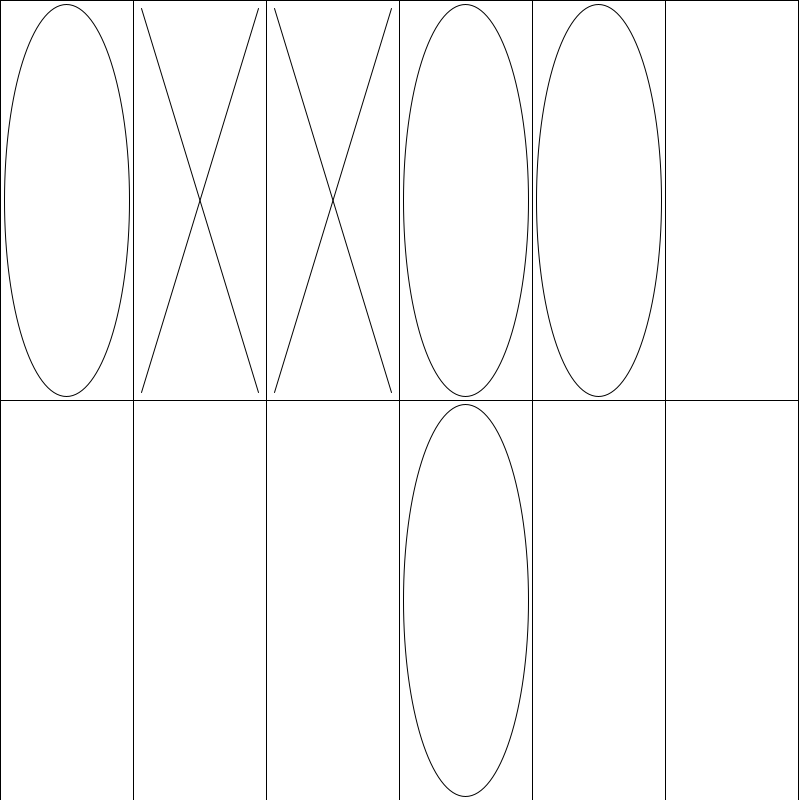
Frame 1 (no input)
Frame 60 (the mouse pressed at the canvas centre just before this capture): identical to frame 1, image omitted
Frame 120 (the mouse held since frame 60 and released just before this capture): identical to frame 1, image omitted

The Processing sketch that drew this single still picture (run headless with seeded random() and noise(); from frame 60 on, the mouse is pressed at the canvas centre):

// Processing sketch: processing_182347
// ── processing_182347.pde


Cell[][] board;  
int cols = 6;  
int rows = 2;  
void setup()  {   
  size(800,800);
  smooth();

  int w = width/cols;
  int h = height/rows;

  board = new Cell[cols][rows];
  for (int i = 0; i < cols; i++) {
    for (int j = 0; j < rows; j++) {
      board[i][j] = new Cell(i*w,j*h,w,h);
    }   
  }   
}   

void draw()  {   
  background(255);  
  for (int i = 0; i < cols; i++) {
    for (int j = 0; j < rows; j++) {
      board[i][j].display();  
    }   
  }   
}   

void mousePressed()  {   
  for (int i = 0; i < cols; i++) {
    for (int j = 0; j < rows; j++) {
      board[i][j].click(mouseX,mouseY);  
    }   
  }    
} 
// A Cell object  
class Cell  {   
  float x,y;  
  float w,h;  
  int state;  

  // Cell Constructor  
  Cell(float tempX, float tempY, float tempW, float tempH)  {   
    x = tempX;
    y = tempY;
    w = tempW;
    h = tempH;
    state = int(random(3)); 
  }   

  void click(int mx, int my)  {   
    if (mx > x && mx < x + w && my > y && my < y + h) {
      state = (state + 1) % 3; 
    }
    
  }   

  void display()  {   
    stroke(0);
    noFill();
    rect(x,y,w,h);
    
    int b = 8;
    
    if (state == 0) {
      // nothing
    } else if (state == 1) {
      // Draw an O
      ellipse(x+w/2,y+h/2,w-b,h-b);
    } else if (state == 2) {
      // Draw an X
      line(x+b,y+b,x+w-b,y+h-b);
      line(x+w-b,y+b,x+b,y+h-b); 
    }
  }

}
